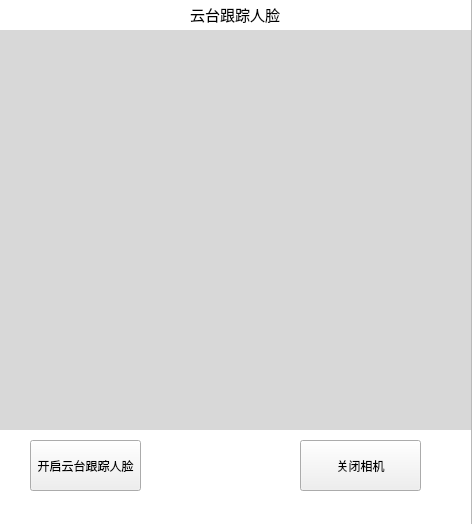
<?xml version="1.0" encoding="UTF-8"?>
<ui version="4.0">
 <class>MainWindow</class>
 <widget class="QMainWindow" name="MainWindow">
  <property name="geometry">
   <rect>
    <x>0</x>
    <y>0</y>
    <width>472</width>
    <height>524</height>
   </rect>
  </property>
  <property name="windowTitle">
   <string>myQt</string>
  </property>
  <widget class="QWidget" name="centralwidget">
   <layout class="QGridLayout" name="gridLayout">
    <property name="leftMargin">
     <number>0</number>
    </property>
    <property name="topMargin">
     <number>0</number>
    </property>
    <property name="rightMargin">
     <number>0</number>
    </property>
    <property name="bottomMargin">
     <number>0</number>
    </property>
    <property name="spacing">
     <number>0</number>
    </property>
    <item row="0" column="0">
     <widget class="QFrame" name="frame">
      <property name="frameShape">
       <enum>QFrame::StyledPanel</enum>
      </property>
      <property name="frameShadow">
       <enum>QFrame::Raised</enum>
      </property>
      <widget class="QLabel" name="label1">
       <property name="geometry">
        <rect>
         <x>0</x>
         <y>0</y>
         <width>471</width>
         <height>600</height>
        </rect>
       </property>
       <property name="maximumSize">
        <size>
         <width>16777215</width>
         <height>1677215</height>
        </size>
       </property>
       <property name="styleSheet">
        <string notr="true">background-color: rgb(255, 255, 255);</string>
       </property>
       <property name="text">
        <string/>
       </property>
      </widget>
      <widget class="QLabel" name="label_imput_image">
       <property name="geometry">
        <rect>
         <x>0</x>
         <y>30</y>
         <width>471</width>
         <height>400</height>
        </rect>
       </property>
       <property name="styleSheet">
        <string notr="true">background-color: rgb(216, 216, 216);</string>
       </property>
       <property name="text">
        <string/>
       </property>
      </widget>
      <widget class="QLabel" name="label_3">
       <property name="geometry">
        <rect>
         <x>190</x>
         <y>-1</y>
         <width>101</width>
         <height>31</height>
        </rect>
       </property>
       <property name="font">
        <font>
         <family>7SEG76</family>
         <pointsize>11</pointsize>
        </font>
       </property>
       <property name="text">
        <string>云台跟踪人脸</string>
       </property>
      </widget>
      <widget class="QPushButton" name="pushButton_open">
       <property name="geometry">
        <rect>
         <x>30</x>
         <y>440</y>
         <width>111</width>
         <height>51</height>
        </rect>
       </property>
       <property name="text">
        <string>开启云台跟踪人脸</string>
       </property>
      </widget>
      <widget class="QPushButton" name="pushButton_close">
       <property name="geometry">
        <rect>
         <x>300</x>
         <y>440</y>
         <width>121</width>
         <height>51</height>
        </rect>
       </property>
       <property name="text">
        <string>关闭相机</string>
       </property>
      </widget>
     </widget>
    </item>
   </layout>
  </widget>
  <widget class="QMenuBar" name="menubar">
   <property name="geometry">
    <rect>
     <x>0</x>
     <y>0</y>
     <width>472</width>
     <height>23</height>
    </rect>
   </property>
  </widget>
 </widget>
 <resources/>
 <connections/>
</ui>
